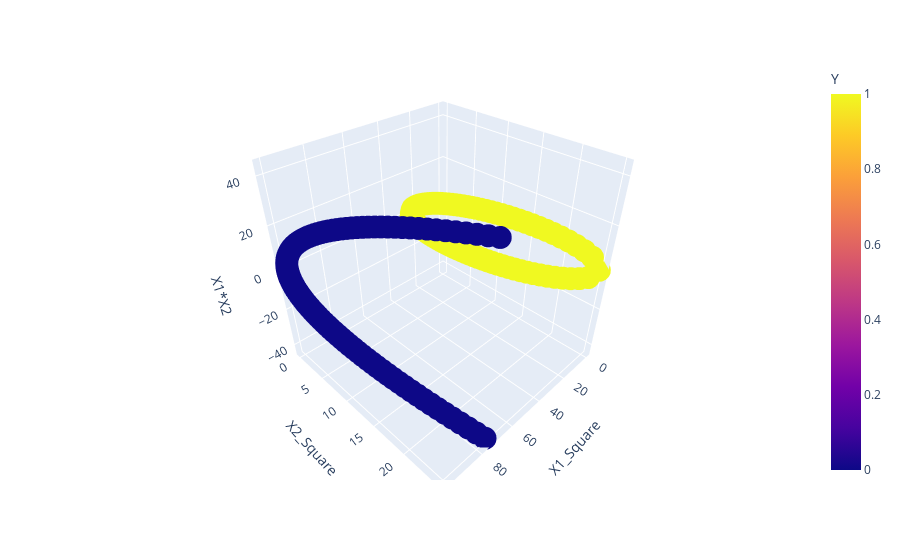

The notebook cell saved with this chart:
### Code cell
import plotly.express as px
import plotly.express as px
fig = px.scatter_3d(df, x='X1_Square', y='X2_Square', z='X1*X2',color='Y')
fig.show()
plt.show()

### Figure 1 — Plotly figure (JSON) as saved in the notebook; plotly's stock layout.template omitted (floating-point values rounded to 4 significant figures; data arrays with more than 128 entries replaced by an {"elided": "..."} marker saying what was removed)
{"data": [{"hovertemplate": "X1_Square=%{x}<br>X2_Square=%{y}<br>X1*X2=%{z}<br>Y=%{marker.color}<extra></extra>", "legendgroup": "", "marker": {"color": {"elided": "400 int values"}, "coloraxis": "coloraxis", "symbol": "circle"}, "mode": "markers", "name": "", "scene": "scene", "showlegend": false, "type": "scatter3d", "x": {"elided": "400 float values"}, "y": {"elided": "400 float values"}, "z": {"elided": "400 float values"}}], "layout": {"coloraxis": {"colorbar": {"title": {"text": "Y"}}, "colorscale": [[0, "#0d0887"], [0.1111, "#46039f"], [0.2222, "#7201a8"], [0.3333, "#9c179e"], [0.4444, "#bd3786"], [0.5556, "#d8576b"], [0.6667, "#ed7953"], [0.7778, "#fb9f3a"], [0.8889, "#fdca26"], [1, "#f0f921"]]}, "legend": {"tracegroupgap": 0}, "margin": {"t": 60}, "scene": {"domain": {"x": [0, 1], "y": [0, 1]}, "xaxis": {"title": {"text": "X1_Square"}}, "yaxis": {"title": {"text": "X2_Square"}}, "zaxis": {"title": {"text": "X1*X2"}}}}}
